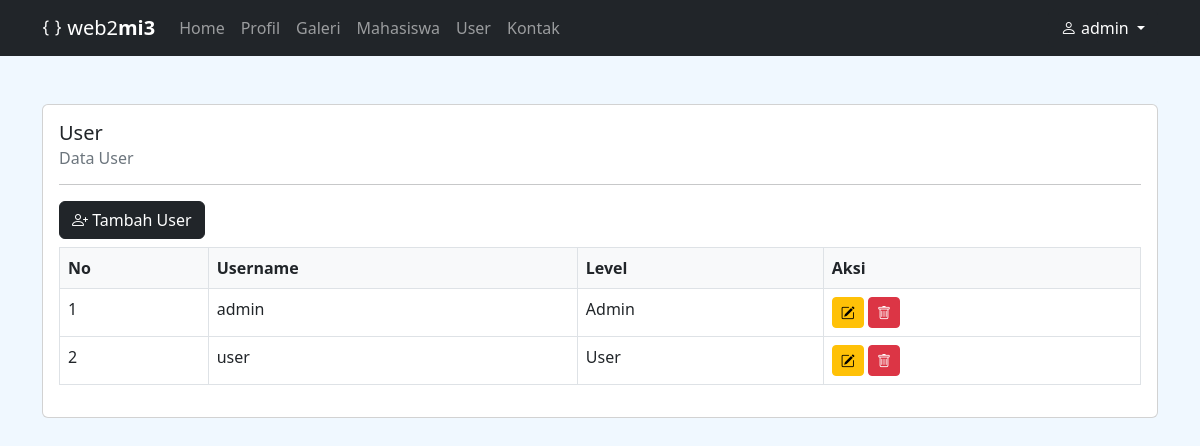
The app's page /index.php?page=user (signed in) with its own data.
### tables this page shows
CREATE TABLE `user` (
  `id` int(11) NOT NULL,
  `username` varchar(200) NOT NULL,
  `password` varchar(255) NOT NULL,
  `level` varchar(200) NOT NULL
);

### content/user.php (the view, shortened to what this page needs)
<div class="row">
    <div class="col-12">
        <div class="card">
            <div class="card-body">
                <h5 class="card-title">User</h5>
                <h6 class="card-subtitle mb-2 text-muted">Data User</h6>
                <hr>
                <button type="button" class="btn btn-dark mb-2" data-bs-toggle="modal" data-bs-target="#form-mahasiswa">
                    <i class="bi-person-plus"></i> Tambah User
                </button>
                <table class="table table-bordered">
                    <thead class="bg-light">
                        <tr>
                            <th>No</th>
                            <th>Username</th>
                            <th>Level</th>
                            <th>Aksi</th>
                        </tr>
                    </thead>
                    <tbody>
                        <?php
                        $no = 1;
                        $sql = $con->query("SELECT * FROM user");
                        while ($row = $sql->fetch()) {
                            echo "<tr>
                                    <td>$no</td>
                                    <td>$row[username]</td>
                                    <td>$row[level]</td>
                                    <td>
                                        <a href='index.php?page=user_edit&id=$row[id]' class='btn btn-sm btn-warning'><i class='bi-pencil-square'></i></a>
                                        <a href='index.php?page=user_delete&id=$row[id]' class='btn btn-sm btn-danger' onclick=\"return confirm('Hapus Data?')\"><i class='bi-trash'></i></a>
                                    </td>
                                </tr>";
                            $no++;
                        }
                        ?>
                    </tbody>
                </table>
            </div>
        </div>
    </div>
</div>

### index.php (style rules this page uses)
body { background-color: aliceblue; }

### records on screen
user: username "admin", level "Admin"
user: username "user", level "User"

### other values on screen
$user "admin"
